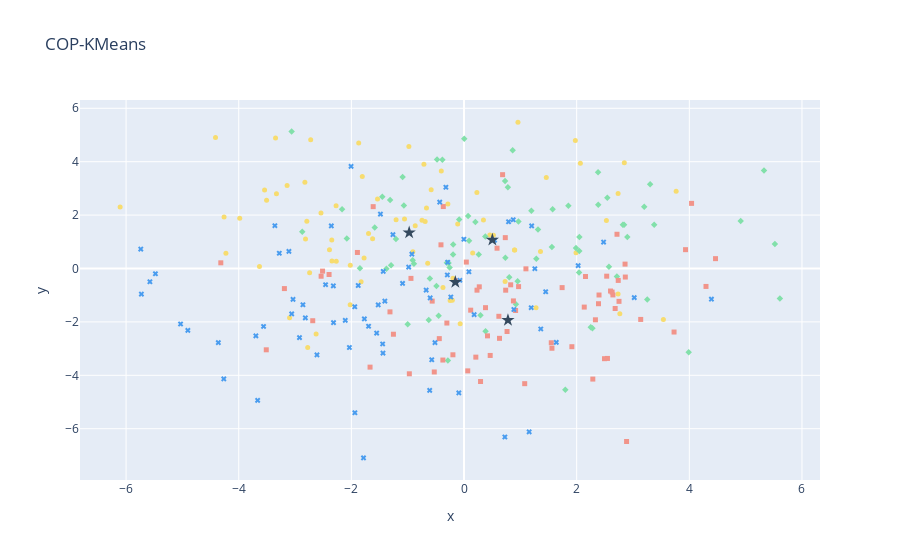

Here is the notebook cell this chart was saved with:
### Code cell
fig.update_layout(showlegend=False, title='COP-KMeans')
fig.show()
